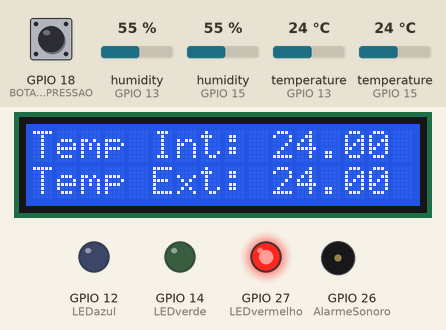
Bench run of a sketch on a simulated ESP32. Parts: 16×2 character LCD, output pins drawn as LEDs (lit = HIGH), buzzer (waves = sounding). Inputs (shaded band) come from the test bench; at power-on: temperature (sensors on GPIO 15, GPIO 13) 24 °C, GPIO 18 (BOTAO_PRESSAO) HIGH, humidity (sensors on GPIO 13, GPIO 15) 55 %. WiFi joins after 1.5 s; servers stay silent unless stated; network time is answered at once with the bench clock; the local clock reads 2024-03-15 10:24:30 at power-on unless the sketch sets it; storage starts empty; what the sketch prints to the serial monitor is not drawn.

Above: at 10.3 s.
10.4 s: temperature (sensor on GPIO 15) set to 8.4 °C
At 14.6 s:
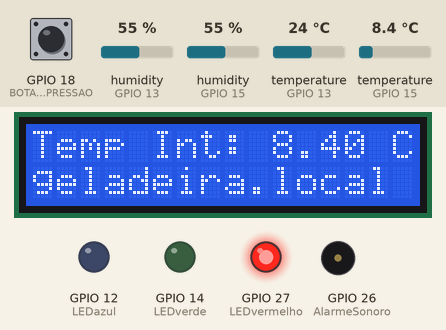
15.5 s: temperature (sensor on GPIO 15) set to 7.4 °C
At 18.6 s:
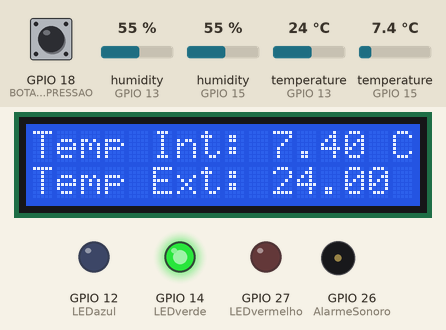
23.0 s: temperature (sensor on GPIO 15) set to 2.2 °C
At 30.1 s:
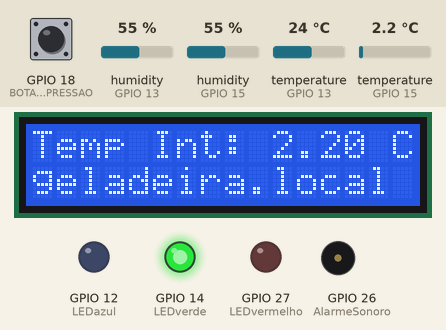
30.5 s: temperature (sensor on GPIO 15) set to 1.7 °C
At 34.7 s:
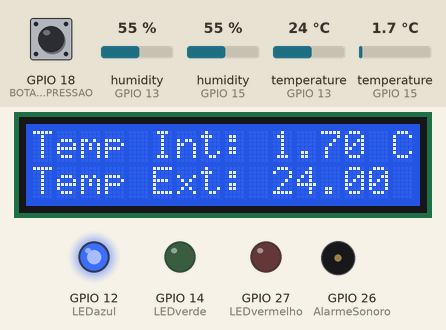
35.5 s: temperature (sensor on GPIO 13) set to 12 °C
At 38.9 s:
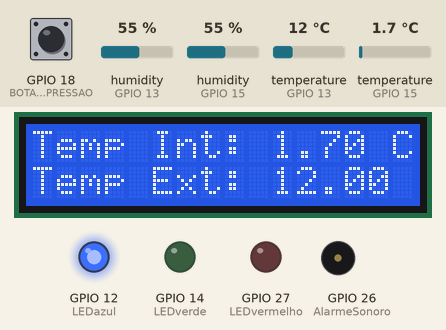
Timing chart, 0 to 47.2 s (numbered marks = the images above; inputs shaded):
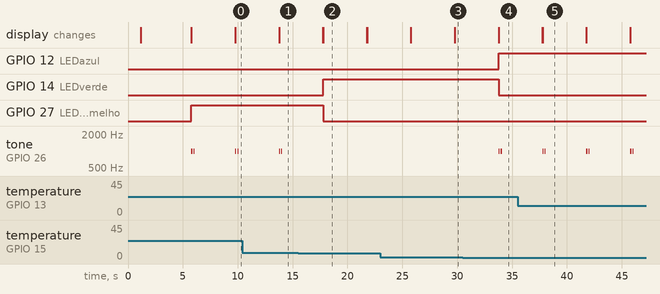

The sketch:

ProjetoMedicaoTemperaturaGeladeira.ino
```cpp
// Bibliotecas necessárias

#include <Wire.h>
#include <LiquidCrystal_I2C.h>
#include <DHT.h>
#include <WiFiManager.h>
#include <WiFi.h>
#include <WiFiUdp.h>
#include <NTPClient.h>
#include <time.h>
#include <WebServer.h>
#include <freertos/FreeRTOS.h>
#include <freertos/task.h>
#include "FS.h"
#include "SPIFFS.h"
#include <ESPmDNS.h>

// ---------------------------
// Definições de hardware
// ---------------------------


// Sensores de temperatura
#define DHT11PIN 13      // Pino de dados
#define DHT22PIN 15      // Pino de dados
#define DHT11TYPE DHT11  // Tipo do sensor, DHT11
#define DHT22TYPE DHT22  // Tipo do sensor, DHT22

// LEDs de status e alarme sonoro
const int LEDvermelho = 27;
const int LEDverde = 14;
const int LEDazul = 12;
const int AlarmeSonoro = 26;

// Botão de sensor de porta
#define BOTAO_PRESSAO 18

// ---------------------------
// Variáveis globais
// ---------------------------

WiFiUDP udp;
NTPClient timeClient(udp, "pool.ntp.org");
WebServer servidor(80);  // Cria servidor esp

// Controle de estado da porta
unsigned long portaAbertaTempo = 0;
unsigned long portaFechadaTempo = 0;
bool portaAberta = false;

// Variáveis de tempo do millis
unsigned long ultimaGravacao = 0;
const unsigned long intervaloGravacao = 1800000;  // 30 minutos (1800000 ms)
unsigned long ultimaAtualizacao = 0;
const unsigned long intervaloAtualizacao = 3000;  // 3 segundos
unsigned long ultimoMostrarIp = 0;
const unsigned long intervaloExibeIP = 12000;  // Mostra IP a cada 12s
unsigned long ultimaLeitura = 0;
const unsigned long intervaloLeitura = 1000;  // 1 segundos

// Temperaturas atuais (usadas no JSON)
float temperaturaInternaAtual = 0.0;
float temperaturaExternaAtual = 0.0;
int loopsimulacao = 0;

// Instanciando os sensores DHT
DHT dht11(DHT11PIN, DHT11TYPE);  // Cria objeto DHT
DHT dht22(DHT22PIN, DHT22TYPE);  // Cria objeto DHT

// Instanciando o display LCD (endereço I2C 0x27, 16 colunas, 2 linhas)
LiquidCrystal_I2C lcd(0x27, 16, 2);

// ---------------------------
// Funções auxiliares de arquivos
// ---------------------------

// Cria arquivos HTML no SPIFFS se ainda não existirem
void criarArquivosIniciais() {
  // Verifica se o arquivo já existe
  if (!SPIFFS.exists("/index.html")) {
    File file = SPIFFS.open("/index.html", FILE_WRITE);
    if (file) {
      file.print(R"rawliteral(
<!DOCTYPE html>
<html lang="pt-BR">
<head>
  <meta charset="UTF-8">
  <title>Monitor de Temperatura</title>
  <link href="https://cdn.jsdelivr.net/npm/bootstrap@5.3.3/dist/css/bootstrap.min.css" rel="stylesheet">
  <style>
    body {
      background-color: #f8f9fa;
    }
    .status p {
      font-size: 1.2rem;
      margin-bottom: 0.5rem;
    }
    .download-links a {
      margin: 0 10px;
    }
  </style>
</head>
<body>
  <div class="container py-4">
    <h1 class="text-center mb-4">Monitor de Temperatura</h1>

    <div class="row justify-content-center mb-4">
    <div class="col-md-4 mb-3">
        <div class="card text-center shadow-sm border-primary">
        <div class="card-body">
            <h5 class="card-title text-primary">Temperatura Interna</h5>
            <p class="display-6">
            <span id="tempInterna">Carregando...</span> °C
            </p>
        </div>
        </div>
    </div>

    <div class="col-md-4 mb-3">
        <div class="card text-center shadow-sm border-success">
        <div class="card-body">
            <h5 class="card-title text-success">Temperatura Externa</h5>
            <p class="display-6">
            <span id="tempExterna">Carregando...</span> °C
            </p>
        </div>
        </div>
    </div>
    </div>

    <div class="download-links text-center mb-5">
      <a href="/temperaturas" class="btn btn-primary" download>
        📥 Baixar Temperaturas CSV
      </a>
      <a href="/porta" class="btn btn-primary" download>
        📥 Baixar Eventos da Porta CSV
      </a>
    </div>

    <div class="row">
  <!-- Histórico de Temperaturas -->
  <div class="col-md-6 mb-4">
    <h2 class="text-center mb-3">Histórico de Temperaturas</h2>
    <div class="table-responsive border rounded shadow-sm p-2" style="max-height: 500px; overflow-y: auto;">
      <table id="tabelaTemperaturas" class="table table-striped table-bordered table-hover mb-0">
        <thead class="table-light">
          <tr>
            <th>Data/Hora</th>
            <th>Temperatura Interna (°C)</th>
            <th>Temperatura Externa (°C)</th>
          </tr>
        </thead>
        <tbody>
          <!-- Linhas serão inseridas via JavaScript -->
        </tbody>
      </table>
    </div>
  </div>

  <!-- Eventos da Porta -->
  <div class="col-md-6 mb-4">
    <h2 class="text-center mb-3">Eventos da Porta</h2>
    <div class="table-responsive border rounded shadow-sm p-2" style="max-height: 500px; overflow-y: auto;">
      <table id="tabelaPorta" class="table table-striped table-bordered table-hover mb-0">
        <thead class="table-light">
          <tr>
            <th>Data/Hora</th>
            <th>Evento</th>
          </tr>
        </thead>
        <tbody>
          <!-- Linhas serão inseridas via JavaScript -->
        </tbody>
      </table>
    </div>
  </div>
</div>

  <script>
    function carregarTemperaturaAtual() {
      fetch('/temperatura_atual')
        .then(res => res.json())
        .then(data => {
          document.getElementById('tempInterna').textContent = data.interna.toFixed(2);
          document.getElementById('tempExterna').textContent = data.externa.toFixed(2);
        });
    }

    function carregarTemperaturas() {
      fetch('/temperaturas')
        .then(res => res.text())
        .then(csv => {
          const linhas = csv.trim().split("\n").reverse(); // ← INVERTE AS LINHAS
          const tabela = document.getElementById("tabelaTemperaturas").querySelector("tbody");
          tabela.innerHTML = "";
          linhas.forEach(linha => {
            const cols = linha.split(",");
            if (cols.length === 3) {
              const row = tabela.insertRow();
              row.insertCell(0).textContent = cols[0];
              row.insertCell(1).textContent = cols[1];
              row.insertCell(2).textContent = cols[2];
            }
          });
        });
    }

    function carregarEventosPorta() {
      fetch('/porta')
        .then(res => res.text())
        .then(csv => {
          const linhas = csv.trim().split("\n").reverse(); // ← INVERTE AS LINHAS
          const tabela = document.getElementById("tabelaPorta").querySelector("tbody");
          tabela.innerHTML = "";
          linhas.forEach(linha => {
            const cols = linha.split(",");
            if (cols.length === 2) {
              const row = tabela.insertRow();
              row.insertCell(0).textContent = cols[0];
              row.insertCell(1).textContent = cols[1];
            }
          });
        });
    }

    function atualizarTudo() {
      carregarTemperaturaAtual();
      carregarTemperaturas();
      carregarEventosPorta();
    }

    window.onload = function() {
      atualizarTudo();
      setInterval(atualizarTudo, 10000);
    }
  </script>
</body>
</html>
      )rawliteral");
      file.close();
      Serial.println("index.html criado com sucesso.");
    } else {
      Serial.println("Erro ao criar index.html.");
    }
  }
}

// --- FUNÇÕES AUXILIARES DE SPIFFS ---

// Conta o número de linhas de um arquivo
int contarLinhasArquivo(const char* caminho) {
  File arquivo = SPIFFS.open(caminho);
  if (!arquivo) return 0;
  int linhas = 0;
  while (arquivo.available()) {
    if (arquivo.read() == '\n') linhas++;
  }
  arquivo.close();
  return linhas;
}

// Remove a primeira linha de um arquivo
void deletarPrimeiraLinha(const char* caminho) {
  File original = SPIFFS.open(caminho, "r");
  if (!original) return;

  String restante = "";
  bool primeira = true;
  while (original.available()) {
    String linha = original.readStringUntil('\n');
    if (primeira) {
      primeira = false;
      continue;
    }
    restante += linha + "\n";
  }
  original.close();

  File novo = SPIFFS.open(caminho, "w");
  if (!novo) return;
  novo.print(restante);
  novo.close();
}

// Salva dados de temperatura no arquivo CSV
void salvarTemperatura(float tempInt, float tempExt, const char* dataHora) {
  const char* caminho = "/temperaturas.csv";
  const int limite = 500;

  if (contarLinhasArquivo(caminho) >= limite) {
    deletarPrimeiraLinha(caminho);
  }

  File arquivo = SPIFFS.open(caminho, FILE_APPEND);
  if (!arquivo) return;

  arquivo.printf("%s,%.2f,%.2f\n", dataHora, tempInt, tempExt);
  arquivo.close();
}

// Salva eventos da porta no arquivo CSV
void salvarEventoPorta(const char* evento, const char* dataHora) {
  const char* caminho = "/porta.csv";
  const int limite = 100;

  if (contarLinhasArquivo(caminho) >= limite) {
    deletarPrimeiraLinha(caminho);
  }

  File arquivo = SPIFFS.open(caminho, FILE_APPEND);
  if (!arquivo) return;

  arquivo.printf("%s,%s\n", dataHora, evento);
  arquivo.close();
}

// ---------------------------
// Leitura dos sensores
// ---------------------------

// Lê o sensor DHT22 (interno)
float lerTemperaturaInterna() {
  float humidade = dht22.readHumidity();        // Lê umidade
  float temperatura = dht22.readTemperature();  // Lê temperatura

  // Verifica se houve erro na leitura
  if (isnan(temperatura) || isnan(humidade)) {
    Serial.println("Erro ao ler o DHT22!");
    return -999;
  }

  return temperatura;
}

// Lê o sensor DHT11 (externo)
float lerTemperaturaExterna() {
  float humidade = dht11.readHumidity();        // Lê umidade
  float temperatura = dht11.readTemperature();  // Lê temperatura

  // Verifica se houve erro na leitura
  if (isnan(temperatura) || isnan(humidade)) {
    Serial.println("Erro ao ler o DHT11!");
    return -999;
  }

  return temperatura;
}

// ---------------------------
// Feedback visual e sonoro
// ---------------------------

// Emite o Alarme Sonoro quando a temperatura estiver fora de padrão
void tocarAlarme() {
  tone(AlarmeSonoro, 1000);
  delay(100);
  noTone(AlarmeSonoro);
  delay(100);
  tone(AlarmeSonoro, 1000);
  delay(100);
  noTone(AlarmeSonoro);
  delay(300);
}

// Alterar cor do LED de acordo com a temperatura
void atualizarLED(float temperaturaInterna) {
  if (temperaturaInterna == -999) {
    //Caso temperatura invalida
    return;
  }
  if (temperaturaInterna > 8.0) {
    digitalWrite(LEDvermelho, HIGH);
    digitalWrite(LEDverde, LOW);
    digitalWrite(LEDazul, LOW);
    tocarAlarme();
  } else if (temperaturaInterna >= 2.0 && temperaturaInterna <= 8.0) {
    digitalWrite(LEDvermelho, LOW);
    digitalWrite(LEDverde, HIGH);
    digitalWrite(LEDazul, LOW);
  } else {
    digitalWrite(LEDvermelho, LOW);
    digitalWrite(LEDverde, LOW);
    digitalWrite(LEDazul, HIGH);
    tocarAlarme();
  }
}

// Exibe as temperaturas no LCD
void exibirTemperaturas(float temperaturaInterna, float temperaturaExterna) {
  lcd.clear();

  // Exibe a temperatura interna na primeira linha
  lcd.setCursor(0, 0);
  if (temperaturaInterna == -999) {
    lcd.print("Erro no DHT22");
  } else {
    lcd.print("Temp Int: ");
    lcd.print(temperaturaInterna);
    lcd.print(" C");
  }

  // Substitui temporariamente a linha da temperatura externa com o IP
  if (millis() - ultimoMostrarIp >= intervaloExibeIP) {
    ultimoMostrarIp = millis();  // atualiza o tempo da última atualização
    lcd.setCursor(0, 1);
    lcd.print("geladeira.local");
  } else {
    // Exibe a temperatura externa na segunda linha
    lcd.setCursor(0, 1);
    if (temperaturaExterna == -999) {
      lcd.print("Erro no DHT11");
    } else {
      lcd.print("Temp Ext: ");
      lcd.print(temperaturaExterna);
      lcd.print(" C");
    }
  }
}

// ---------------------------
// Leitura de evento da porta
// ---------------------------

void lerSensorPorta() {
  // Atualiza a hora do NTP
  timeClient.update();

  // Converte UNIX timestamp para struct tm
  time_t rawTime = timeClient.getEpochTime();
  struct tm* timeInfo = localtime(&rawTime);

  // Formata data e hora
  char dataHora[30];
  strftime(dataHora, sizeof(dataHora), "%d/%m/%Y %H:%M:%S", timeInfo);

  // Usando millis() para medir o tempo
  unsigned long tempoAtual = millis();  // Tempo desde o início

  // Lê o estado do botão
  if (digitalRead(BOTAO_PRESSAO) == LOW) {  // Botão pressionado, pino vai para LOW
    if (!portaAberta) {
      portaFechadaTempo = tempoAtual;  // Captura o tempo de fechamento
      salvarEventoPorta("Fechada", dataHora);
      portaAberta = true;
      Serial.print("Porta Fechada - ");
      Serial.print("Data/Hora: ");
      Serial.println(dataHora);
    }
  } else {  // Botão não pressionado, pino em HIGH
    if (portaAberta) {
      portaAbertaTempo = tempoAtual;
      salvarEventoPorta("Aberta", dataHora);
      portaAberta = false;
      Serial.print("Porta Aberta - ");
      Serial.print("Data/Hora: ");
      Serial.println(dataHora);
    }
  }
}

// ---------------------------
// Conectividade
// ---------------------------

void verificarConexaoWiFi() {
  // Verifica se a conexão Wi-Fi está ativa
  if (WiFi.status() != WL_CONNECTED) {
    Serial.println("Conexão Wi-Fi perdida! Tentando reconectar...");

    // Tenta reconectar ao Wi-Fi
    WiFi.reconnect();

    // Aguarda 10 segundos para a reconexão
    unsigned long startMillis = millis();
    while (WiFi.status() != WL_CONNECTED) {
      delay(1000);
      Serial.print(".");
      if (millis() - startMillis > 10000) {  // 10 segundos de espera
        Serial.println("\nFalha ao reconectar Wi-Fi. Reiniciando...");
        ESP.restart();  // Reinicia o ESP32
      }
    }

    // Conectado com sucesso
    Serial.println("Wi-Fi reconectado!");
  }
}

// ---------------------------
// Tarefas do FreeRTOS
// ---------------------------

// Núcleo que Lida com sensores
void tarefaSensores(void* parameter) {
  while (true) {
    if (millis() - ultimaLeitura >= intervaloLeitura) {
      ultimaLeitura = millis();

      // Atualiza o tempo uma vez por iteração
      verificarConexaoWiFi();

      // Obtém a data/hora atual
      time_t rawTime = timeClient.getEpochTime();
      struct tm* timeInfo = localtime(&rawTime);
      char dataHora[30];
      strftime(dataHora, sizeof(dataHora), "%d/%m/%Y %H:%M:%S", timeInfo);

      // Exibe as temperaturas no LCD (a cada 3segundos e a cada 12 segundos exibe o IP)
      if (millis() - ultimaAtualizacao >= intervaloAtualizacao) {

        // Lê as temperaturas
        temperaturaExternaAtual = lerTemperaturaExterna();  // Retornar Temperatura Externa
        temperaturaInternaAtual = lerTemperaturaInterna();  // Retornar Temperatura Interna

        ultimaAtualizacao = millis();  // atualiza o tempo da última atualização
        exibirTemperaturas(temperaturaInternaAtual, temperaturaExternaAtual);

        // Atualiza o LED e Alarme com base na temperatura interna
        atualizarLED(temperaturaInternaAtual);
      }

      // Salva os dados de temperatura no arquivo
      // Verifica se já passou o intervalo de gravação
      if (millis() - ultimaGravacao >= intervaloGravacao) {
        Serial.print("Memória disponível: ");
        Serial.println(ESP.getFreeHeap());
        Serial.print("Persistindo Temperatura em memória: ");

        // Atualiza o tempo da última gravação
        ultimaGravacao = millis();

        // Salva os dados de temperatura
        salvarTemperatura(temperaturaInternaAtual, temperaturaExternaAtual, dataHora);
      }

      // Lê o sensor da porta (5 vezes)
      lerSensorPorta();
    }
  }
}

// Função para lidar com o servidor web (Núcleo 1)
void tarefaServidorWeb(void* parameter) {
  while (true) {
    servidor.handleClient();  // Serve as requisições HTTP (arquivo HTML, CSV, etc.)
    delay(1000);              // Delay para não sobrecarregar o núcleo 1
  }
}

void loop() {
  // O servidor já está sendo gerido na tarefa do núcleo 1
}

// ---------------------------
// Setup e Loop principal
// ---------------------------

void setup() {
  Serial.begin(115200);  // Inicia comunicação
  Serial.println("Iniciando as configurações...");
  delay(1000);

  dht11.begin();    // Inicializa o primeiro sensor DHT (DHT11)
  dht22.begin();    // Inicializa o segundo sensor DHT (DHT22)
  lcd.init();       // Inicia o LCD
  lcd.backlight();  // Liga a luz de fundo

  // Configurando os pinos dos leds como Saída
  pinMode(LEDvermelho, OUTPUT);
  pinMode(LEDverde, OUTPUT);
  pinMode(LEDazul, OUTPUT);

  // Apagando todos os leds ao iniciar o programa
  digitalWrite(LEDvermelho, LOW);
  digitalWrite(LEDverde, LOW);
  digitalWrite(LEDazul, LOW);

  // Configurando o pino do Alarme como Saída
  pinMode(AlarmeSonoro, OUTPUT);
  digitalWrite(AlarmeSonoro, LOW);

  // Configura o pino do botão
  pinMode(BOTAO_PRESSAO, INPUT_PULLUP);  // Usando a resistência de pull-up interna

  // Iniciar SPIFFS que gerencia dados
  if (!SPIFFS.begin(true)) {
    Serial.println("Erro ao montar SPIFFS");
    while (true)
      ;
  }

  // Apagar todos os arquivos armazenados no SPIFFS
  //Serial.println("Apagando todos os arquivos do SPIFFS...");
  //SPIFFS.format();  // Isso apaga todos os dados do SPIFFS

  // Continuar com o restante do seu setup normalmente
  //Serial.println("SPIFFS formatado!");

  criarArquivosIniciais();

  // Wi-Fi com timeout
  WiFiManager wm;
  // Apaga as redes WiFi salvas
  //wm.resetSettings();
  wm.setTimeout(180);  // Tempo limite de 3 minutos para configurar

  // Exibir mensagem no LCD enquanto aguarda conexão WiFi
  lcd.clear();
  lcd.setCursor(0, 0);
  lcd.print("Conecte-se ao");
  lcd.setCursor(0, 1);
  lcd.print("WiFi: MonitorTemp");

  // Tenta conectar às redes salvas. Se não conseguir, abre um AP para configuração
  if (!wm.autoConnect("MonitorTemperatura", "12345678")) {
    Serial.println("Falha na conexão. Reiniciando ESP em 3 minutos...");
    delay(10000);  // 3 minutos de delay antes do restart
    ESP.restart();
  }

  Serial.println("Wi-Fi conectado!");
  Serial.print("IP local: ");
  Serial.println(WiFi.localIP());

  if (!MDNS.begin("geladeira")) {  // Nome desejado, sem espaços
    Serial.println("Erro ao iniciar mDNS");
  } else {
    Serial.println("mDNS iniciado: geladeira.local");
  }

  timeClient.begin();
  timeClient.setTimeOffset(-10800);  // -3 horas em segundos (UTC-3)

  // Tentativas de sincronizar com NTP
  int tentativasNTP = 0;
  while (!timeClient.update() && tentativasNTP < 5) {
    Serial.println("Tentando sincronizar NTP...");
    delay(10000);  // Espera 10 segundos entre as tentativas
    tentativasNTP++;
  }

  if (tentativasNTP == 5) {
    Serial.println("Erro ao sincronizar NTP. Reiniciando...");
    ESP.restart();  // Reinicia o ESP32 se não conseguir sincronizar com o NTP
  } else {
    Serial.println("Sincronizado com sucesso!");
  }

  delay(1000);

  temperaturaExternaAtual = lerTemperaturaExterna();
  temperaturaInternaAtual = lerTemperaturaInterna();

  // Formatar data/hora atual
  time_t rawTime = timeClient.getEpochTime();
  struct tm* timeInfo = localtime(&rawTime);
  char dataHora[30];
  strftime(dataHora, sizeof(dataHora), "%d/%m/%Y %H:%M:%S", timeInfo);

  // Salvar imediatamente
  salvarTemperatura(temperaturaInternaAtual, temperaturaExternaAtual, dataHora);
  Serial.println("Gravou temperatura inicial");

  delay(1000);

  servidor.on("/", HTTP_GET, []() {
    File file = SPIFFS.open("/index.html", "r");
    if (!file) {
      servidor.send(500, "text/plain", "Erro ao abrir index.html");
      return;
    }
    servidor.streamFile(file, "text/html");
    file.close();
  });

  // Servir o arquivo de temperaturas em formato CSV
  servidor.on("/temperaturas", HTTP_GET, []() {
    File file = SPIFFS.open("/temperaturas.csv", "r");
    if (!file) {
      servidor.send(500, "text/plain", "Erro ao abrir temperaturas.csv");
      return;
    }
    servidor.streamFile(file, "text/csv");
    file.close();
  });

  // Servir o arquivo de eventos da porta em formato CSV
  servidor.on("/porta", HTTP_GET, []() {
    File file = SPIFFS.open("/porta.csv", "r");
    if (!file) {
      servidor.send(100, "text/plain", "Erro ao abrir porta.csv");
      return;
    }
    servidor.streamFile(file, "text/csv");
    file.close();
  });

  // endpoint para JSON com temperaturas atuais
  servidor.on("/temperatura_atual", HTTP_GET, []() {
    String json = "{";
    json += "\"interna\":" + String(temperaturaInternaAtual, 2) + ",";
    json += "\"externa\":" + String(temperaturaExternaAtual, 2);
    json += "}";
    servidor.send(200, "application/json", json);
  });

  // Iniciar o servidor
  servidor.begin();
  Serial.println("Servidor HTTP iniciado.");

  delay(1000);

  // Crie as tarefas no núcleo específico
  xTaskCreatePinnedToCore(
    tarefaSensores,    // Função que será executada
    "TarefaSensores",  // Nome da tarefa
    10000,             // Tamanho da pilha
    NULL,              // Parâmetros
    1,                 // Prioridade (1 é baixa, 5 é alta)
    NULL,              // Handle da tarefa
    0                  // Núcleo 0 (para as leituras dos sensores)
  );

  xTaskCreatePinnedToCore(
    tarefaServidorWeb,    // Função que será executada
    "TarefaServidorWeb",  // Nome da tarefa
    10000,                // Tamanho da pilha
    NULL,                 // Parâmetros
    1,                    // Prioridade (1 é baixa, 5 é alta)
    NULL,                 // Handle da tarefa
    1                     // Núcleo 1 (para o servidor web)
  );

  delay(1000);
}
```

Measured:
- the behaviour switches between 8.1 and 8 °C on temperature (sensor on GPIO 15) (found by bisection; images 1 and 2)
- the behaviour switches between 2 and 1.9 °C on temperature (sensor on GPIO 15) (found by bisection; images 3 and 4)
- after the input at 15.5 s, GPIO 14 (LEDverde): LOW → HIGH after 2.3 s; GPIO 27 (LEDvermelho): HIGH → LOW after 2.3 s; tone on GPIO 26 (AlarmeSonoro): stops changing and stays silent
- after the input at 30.5 s, GPIO 12 (LEDazul): LOW → HIGH after 3.3 s; GPIO 14 (LEDverde): HIGH → LOW after 3.3 s; tone on GPIO 26 (AlarmeSonoro): alternates 1000 Hz for 0.10 s and silent for 0.10 s, 4 changes in all, then stays silent, starting after 3.3 s
- what the display in image 2 shows lasts 4.0 s, from 17.8 s to 21.8 s
